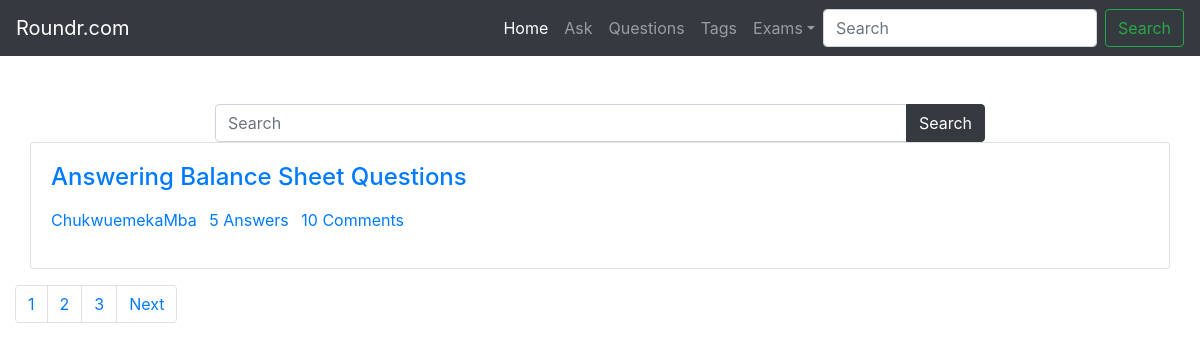
Before: / with the older database file.
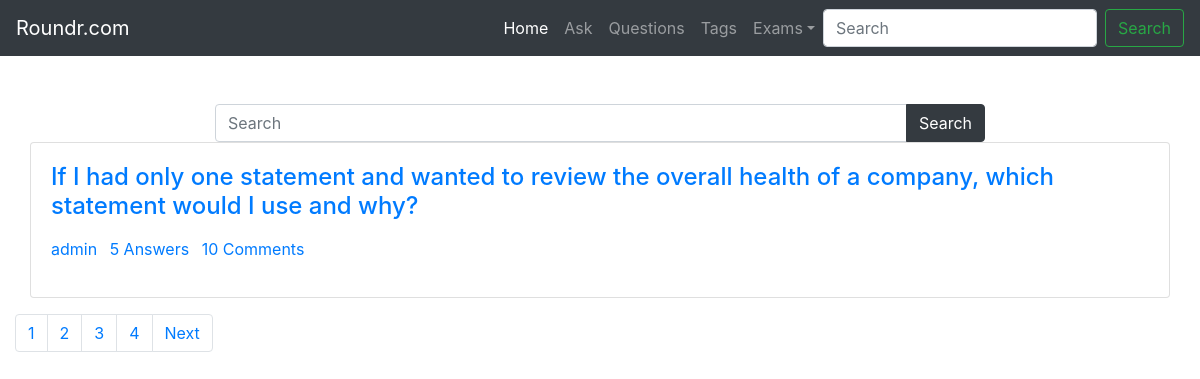
After: the same page with the newer database file.
### main/models.py (models this page shows, shortened)
class Question(models.Model):
	user=models.ForeignKey(User,on_delete=models.CASCADE)
	title=models.CharField(max_length=300)
	details=models.TextField()
	tags=models.TextField(default='')
	add_time=models.DateTimeField(auto_now_add=True)

### main/views.py (the view)
# urls.py: path('',views.home,name='home'),
def home(request):
    if 'q' in request.GET:
    	q=request.GET['q']
    	quests=Question.objects.filter(title__icontains=q).order_by('-id')
    else:
        quests=Question.objects.all().order_by('-id')
    paginator=Paginator(quests,1)
    page_num=request.GET.get('page',1)
    quests=paginator.page(page_num)
    return render(request,'home.html',{'quests':quests})

### main/templates/home.html (shortened to what this page needs)
{% load static %}
<!DOCTYPE html>
<html lang="en">
<head>
	<link rel="stylesheet" type="text/css" href="{% static 'bootstrap.min.css' %}" />
</head>
<body>
	<nav class="navbar navbar-expand-lg navbar-dark bg-dark">
  <a class="navbar-brand" href="#">Roundr.com</a>
	  <div class="collapse navbar-collapse" id="navbarSupportedContent">
	    <ul class="navbar-nav ml-auto">
	      <li class="nav-item active">
	        <a class="nav-link" href="#">Home</a>
	      </li>
	      <li class="nav-item">
	        <a class="nav-link" href="#">Ask</a>
	      </li>
	      <li class="nav-item">
	        <a class="nav-link" href="#">Questions</a>
	      </li>
	      <li class="nav-item">
	        <a class="nav-link" href="#">Tags</a>
	      </li>
	      <li class="nav-item dropdown">
	        <a class="nav-link dropdown-toggle" href="#" id="navbarDropdown" role="button" data-toggle="dropdown" aria-haspopup="true" aria-expanded="false">Exams</a>
	      </li>
	    </ul>
	    <form class="form-inline my-2 my-lg-0">
	      <input class="form-control mr-sm-2" type="search" placeholder="Search" aria-label="Search">
	      <button class="btn btn-outline-success my-2 my-sm-0" type="submit">Search</button>
	    </form>
	  </div>
	</nav>
	<div class="container-fluid py-5">
		<div class="row">
			<div class="col-md-8 offset-2">
				<form>
				<div class="input-group">
	  				<input type="text" name="q" class="form-control form control-lg" placeholder="Search" />
	  				<div class="input-group-append">
	    			<button class="btn btn-dark" type="submit" id="button-addon2">Search</button>
	 	 			</div>
				</div>
			</form>
		</div>
	</div>
	<div class="container-fluid">
		{% for quest in quests %}
		<div class="card mb-3">
			<div class="card-body">
				<h4 class="card-title"><a href="/detail/{{quest.id}}">{{quest.title}}</a></h4>
				<p>
					<a href="#" class="mr-2">{{quest.user.username}}</a>
					<a href="#" class="mr-2">5 Answers</a>
					<a href="#" class="mr-2">10 Comments</a>
				</p>
			</div>
		</div>
		{% endfor %}
	</div>
	<nav class="my-3">
		<ul class="pagination">
		    {% for i in quests.paginator.page_range %}
		    {% if quests.number == i %}
		    <li class="page-item acive"><a class="page-link" href="#">{{i}}</a></li>
		    {% else %}
		    <li class ="page-item"><a class="page-link" href="?page={{i}}">{{i}}</a></li>
		    {% endif %}
		    {% endfor %}
		    {% if quests.has_next %}
		    <li class="page-item"><a class="page-link" href="?page={{quests.next_page_number}}">Next</a></li>
		    {% endif %}
  		</ul>
	</nav>
</body>
</html>

Changed rows visible on the page:
no longer on this page (row edited): Question: title "Answering Balance Sheet Questions", user.username "ChukwuemekaMba"
added Question: title "If I had only one statement and wanted to review the overall health of a company, which statement would I use and why?", user.username "admin"
Other visible differences:
new list line: "4"
